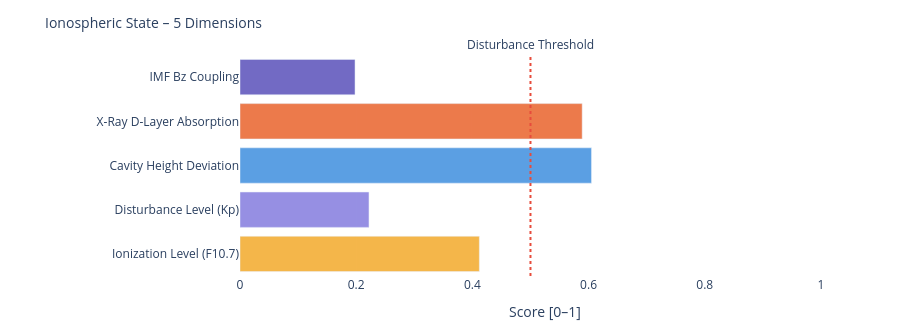

The code cell stored with this chart in its notebook:
### Markdown cell above
---
### 📐 Systemic Insight: Geometric Cavity vs. Real Schumann Resonance

**Relevant for:** Layer 6 = delta analysis &nbsp;|&nbsp; Layer 7 = feature vector / system interpretation

A cavity height change from 80 km to 70 km shifts the **idealized geometric frequencies** only minimally:

| Modus | Aktuell | Referenz | Δ |
|-------|---------|----------|---|
| SR-1 | 10.4762 Hz | 10.4599 Hz | +16 mHz |
| SR-2 | 18.1452 Hz | 18.1171 Hz | +28 mHz |
| SR-3 | 25.6612 Hz | 25.6215 Hz | +40 mHz |
| SR-4 | 33.1285 Hz | 33.0772 Hz | +51 mHz |

The geometric effect is limited because 10 km is very small compared to Earth's radius (~6371 km).

**Consequence:** Real Schumann deviations are likely driven more strongly by **conductivity, damping, day/night structure, lightning distribution and source geometry** than by pure cavity height.

---

**Layer 6 compares:**
```
geometric Δ from Layer 4  vs.  observed Δ from real Schumann measurement data
```

**Layer 7 Feature:**
```
If real Δ >> geometric Δ  →  non-geometric factors dominant
```

### Code cell
# ============================================================
# IONOSPHERIC STATE – Summary gauge
# Five dimensions: ionization, disturbance, cavity height, X-Ray, Bz coupling
# ============================================================

def norm(v, lo, hi):
    if v is None: return None
    return round(max(0.0, min(1.0, (v - lo) / (hi - lo))), 3)

# Ionization level (F10.7 → F2-Layer)
ioniz = norm(f107_val, 60, 250)

# Disturbance level (Kp → E/F-Layer irregularities)
disturb = norm(kp_val, 0, 9)

# Cavity height deviation from reference (80 km)
h_dev = norm(abs(h_eff - 80), 0, 20)

# X-Ray ionization (D-Layer absorption)
xray_ioniz = None
if xray_now is not None:
    xray_ioniz = norm(math.log10(max(xray_now, 1e-9)) + 9, 0, 5)

# Bz coupling (southward Bz → stronger magnetosphere-ionosphere coupling)
bz_coupling = norm(-(bz_now or 0), -5, 30) if bz_now is not None else None

dims = [
    ('Ionization Level (F10.7)',    ioniz,      '#F2A623'),
    ('Disturbance Level (Kp)',      disturb,    '#7F77DD'),
    ('Cavity Height Deviation',     h_dev,      '#378ADD'),
    ('X-Ray D-Layer Absorption',    xray_ioniz, '#E85D24'),
    ('IMF Bz Coupling',             bz_coupling,'#534AB7'),
]

fig = go.Figure()
for name, val, col in dims:
    if val is not None:
        h = int(val * 20)
        bar = '█' * h + '░' * (20 - h)
        label = f'{name}:  {bar}  {val:.3f}'
    else:
        label = f'{name}:  {"─" * 20}  n/a'
    fig.add_trace(go.Bar(
        x=[val if val is not None else 0],
        y=[name],
        orientation='h',
        marker_color=col, opacity=0.82,
        showlegend=False
    ))

fig.add_vline(x=0.5, line_dash='dot', line_color='#e74c3c',
              annotation_text='Disturbance Threshold', annotation_position='top')
fig.update_layout(
    title=dict(text='Ionospheric State – 5 Dimensions', font=dict(size=14)),
    xaxis=dict(title='Score [0–1]', range=[0, 1.05]),
    height=330, plot_bgcolor='rgba(0,0,0,0)', paper_bgcolor='rgba(0,0,0,0)',
    margin=dict(l=240, r=50, t=55, b=40)
)
fig.show()

print(f'\nIonospheric state:')
for name, val, _ in dims:
    print(f'  {name:<35} {val:.3f}' if val is not None else f'  {name:<35} n/a')

### Figure 1 — Plotly figure (JSON) as saved in the notebook; plotly's stock layout.template omitted (floating-point values rounded to 4 significant figures)
{"data": [{"marker": {"color": "#F2A623"}, "opacity": 0.82, "orientation": "h", "showlegend": false, "type": "bar", "x": [0.412], "y": ["Ionization Level (F10.7)"]}, {"marker": {"color": "#7F77DD"}, "opacity": 0.82, "orientation": "h", "showlegend": false, "type": "bar", "x": [0.222], "y": ["Disturbance Level (Kp)"]}, {"marker": {"color": "#378ADD"}, "opacity": 0.82, "orientation": "h", "showlegend": false, "type": "bar", "x": [0.605], "y": ["Cavity Height Deviation"]}, {"marker": {"color": "#E85D24"}, "opacity": 0.82, "orientation": "h", "showlegend": false, "type": "bar", "x": [0.589], "y": ["X-Ray D-Layer Absorption"]}, {"marker": {"color": "#534AB7"}, "opacity": 0.82, "orientation": "h", "showlegend": false, "type": "bar", "x": [0.198], "y": ["IMF Bz Coupling"]}], "layout": {"annotations": [{"showarrow": false, "text": "Disturbance Threshold", "x": 0.5, "xanchor": "center", "xref": "x", "y": 1, "yanchor": "bottom", "yref": "y domain"}], "height": 330, "margin": {"b": 40, "l": 240, "r": 50, "t": 55}, "paper_bgcolor": "rgba(0,0,0,0)", "plot_bgcolor": "rgba(0,0,0,0)", "shapes": [{"line": {"color": "#e74c3c", "dash": "dot"}, "type": "line", "x0": 0.5, "x1": 0.5, "xref": "x", "y0": 0, "y1": 1, "yref": "y domain"}], "title": {"font": {"size": 14}, "text": "Ionospheric State – 5 Dimensions"}, "xaxis": {"range": [0, 1.05], "title": {"text": "Score [0–1]"}}}}
